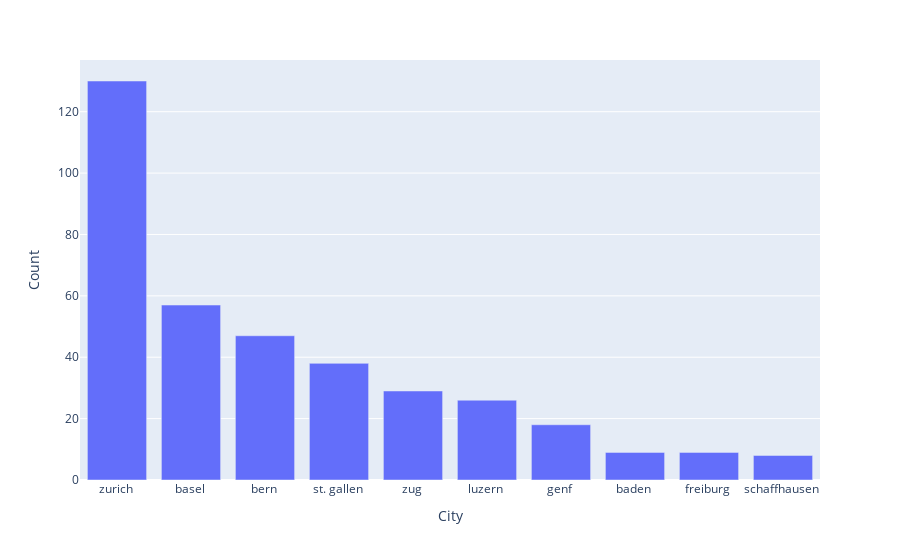

Notebook cell for this chart:
### Code cell
top_10_cities = df_city_count_data.sort_values('Count', ascending=False).head(10)


fig_bar_city = px.bar(top_10_cities.sort_values('Count', ascending=False),
                      x="City",
                      y="Count")
fig_bar_city.show()

### Figure 1 — Plotly figure (JSON) as saved in the notebook; plotly's stock layout.template omitted (floating-point values rounded to 4 significant figures)
{"data": [{"alignmentgroup": "True", "hovertemplate": "City=%{x}<br>Count=%{y}<extra></extra>", "legendgroup": "", "marker": {"color": "#636efa", "pattern": {"shape": ""}}, "name": "", "offsetgroup": "", "orientation": "v", "showlegend": false, "textposition": "auto", "type": "bar", "x": ["zurich ", "basel ", "bern ", "st. gallen ", "zug ", "luzern ", "genf ", "baden ", "freiburg ", "schaffhausen "], "xaxis": "x", "y": [130, 57, 47, 38, 29, 26, 18, 9, 9, 8], "yaxis": "y"}], "layout": {"barmode": "relative", "legend": {"tracegroupgap": 0}, "margin": {"t": 60}, "xaxis": {"anchor": "y", "domain": [0, 1], "title": {"text": "City"}}, "yaxis": {"anchor": "x", "domain": [0, 1], "title": {"text": "Count"}}}}
